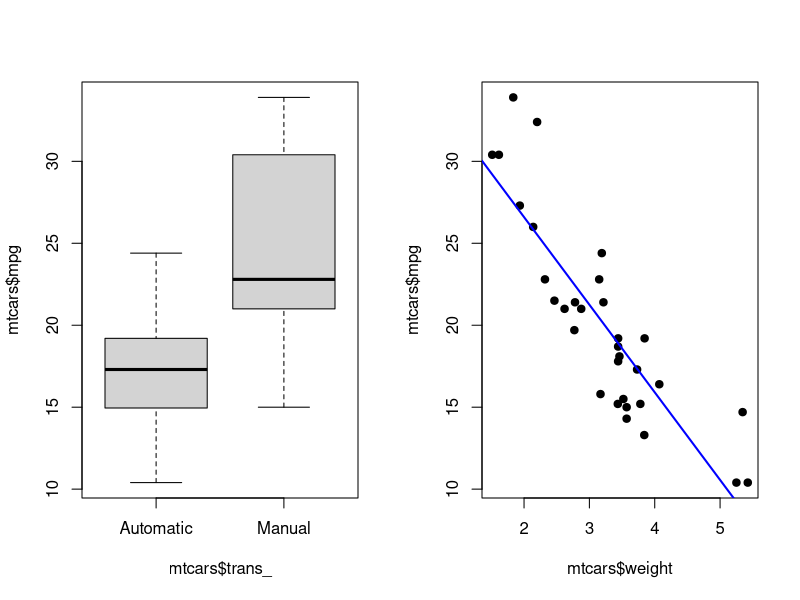
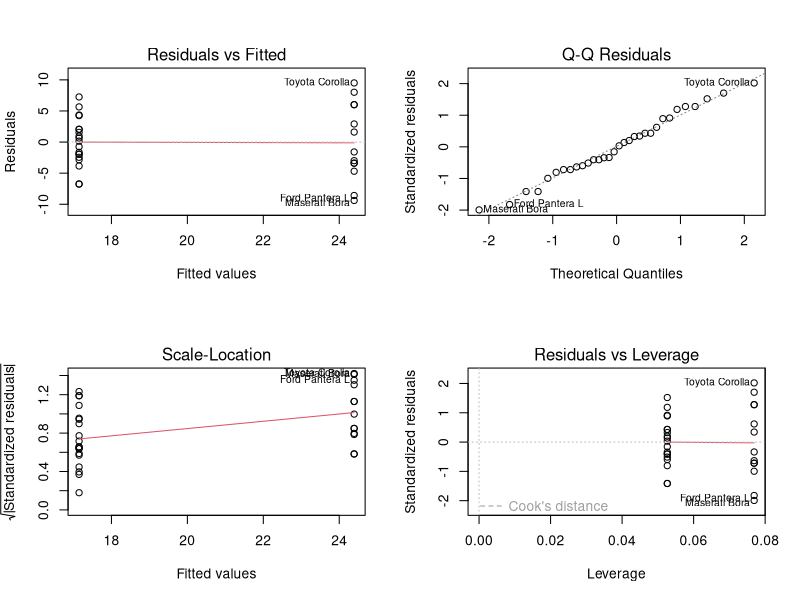
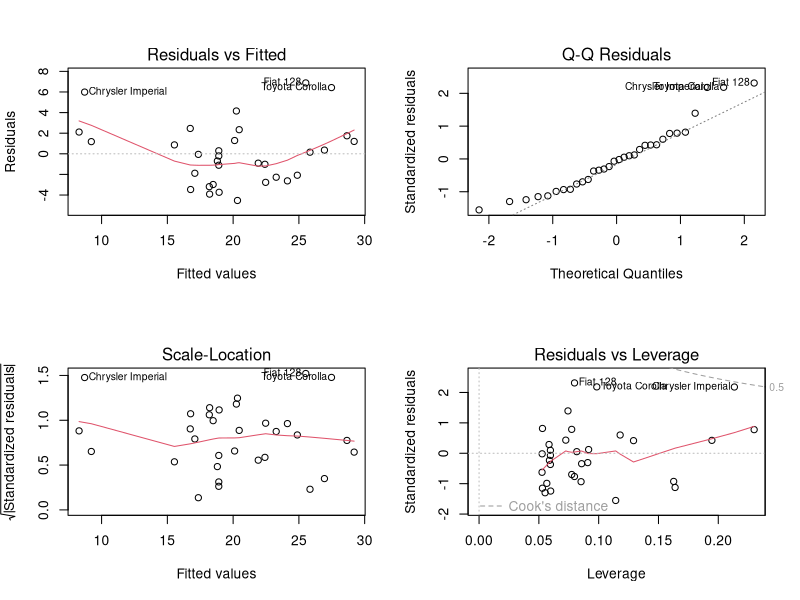

Source code (R) for these figures, in order:
## ---- chunk 1
knitr::opts_chunk$set(echo = TRUE)
#load the data
data("mtcars")
## ---- chunk 2
knitr::kable(head(mtcars, 3), caption = "mtcars dataset")
## ---- chunk 3
mtcars$trans_ <- factor(mtcars$am, labels = c("Automatic", "Manual"))
mtcars$weight <- mtcars$wt
fit1 <- lm(mpg ~ trans_ -1 , data = mtcars)
fit2 <- lm(mpg ~ trans_ + weight - 1 , data = mtcars)

models <- data.frame(`Model 1` = c(summary(fit1)$coef[,1], NA),
                     `Model 2` = c(summary(fit2)$coef[,1]),
                     row.names = c("Automatic", "Manual", "Weight"))
knitr::kable(models, caption = "Model Estimates", digits = 2)
## ---- chunk 4
knitr::kable(confint(fit1),caption ="Model 1", digits = 2)

## ---- chunk 5
knitr::kable(confint(fit2), caption ="Model 2", digits = 2)

## ---- chunk 6
par(mfcol = c(1, 2))
boxplot(mtcars$mpg ~ mtcars$trans_)
plot(mtcars$mpg ~ mtcars$weight, pch = 19)
abline(lm(mtcars$mpg ~ mtcars$weight), col = "blue", lwd = 2)

## ---- chunk 7
par(mfrow = c(2, 2))
plot(fit1)
## ---- chunk 8
par(mfrow = c(2, 2))
plot(fit2)
